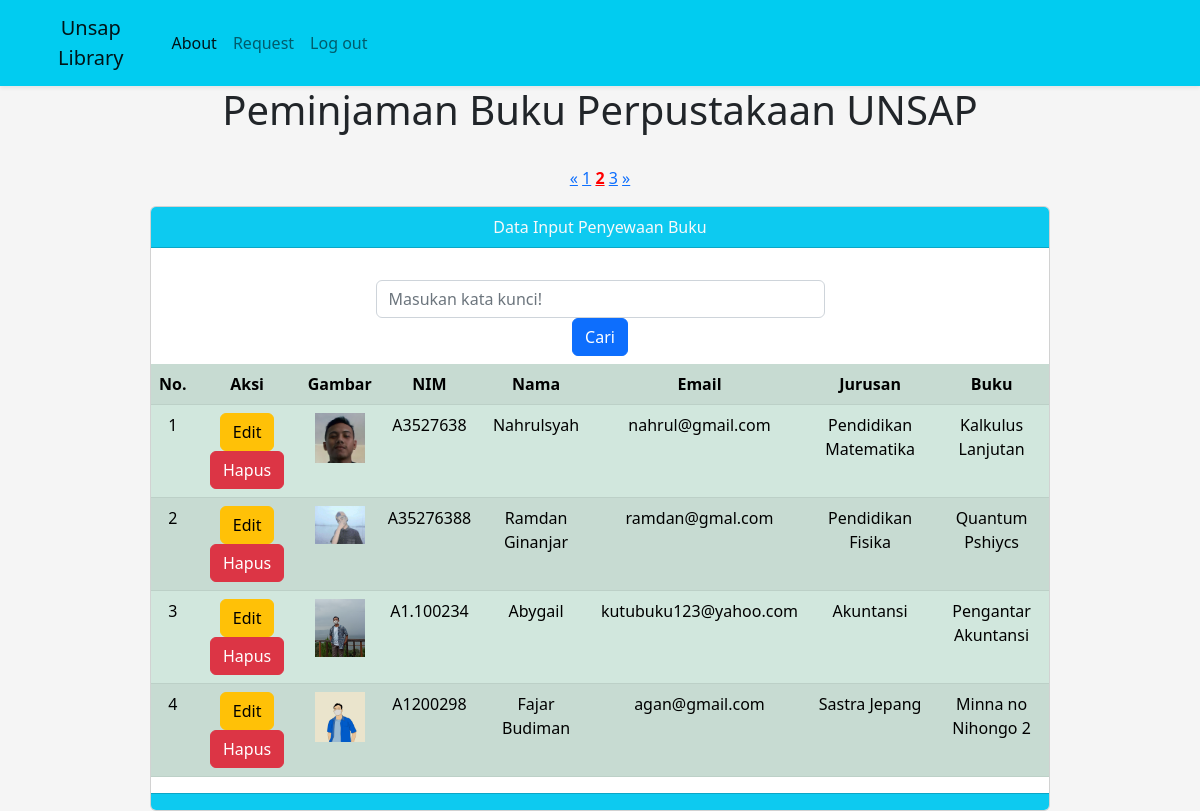
The page /index.php?halaman=2 (signed in) on the database its author committed.
### tables this page shows
CREATE TABLE `mahasiswa` (
  `id` int(11) NOT NULL,
  `nama` varchar(200) NOT NULL,
  `nim` char(9) NOT NULL,
  `email` varchar(100) NOT NULL,
  `jurusan` varchar(100) NOT NULL,
  `gambar` varchar(100) NOT NULL,
  `buku` varchar(30) NOT NULL
);

### function.php (called while the page is built, shortened)
<?php
$conn = mysqli_connect("localhost", "root", "", "phpdasar1");
function query($query) {
	global $conn;
	$result = mysqli_query($conn, $query);
	$rows = [];
	while ( $row = mysqli_fetch_assoc($result) ) {
		$rows[] = $row;
	}
	return $rows;
}
?>

### index.php (the view, shortened to what this page needs)
<?php
require  'function.php';
$jumlahDataPerhalaman = 4;
$jumlahData = count(query("SELECT * FROM mahasiswa"));
$jumlahHalaman = ceil($jumlahData / $jumlahDataPerhalaman);
$halamanAktif = ( isset($_GET["halaman"]) ) ? $_GET["halaman"] : 1;
$awalData = ( $jumlahDataPerhalaman * $halamanAktif) - $jumlahDataPerhalaman;
$mahasiswa = query("SELECT * FROM mahasiswa LIMIT $awalData, $jumlahDataPerhalaman");
?>
<!DOCTYPE html>
<html lang="en">
  <head>
    <link rel="stylesheet" href="https://cdn.jsdelivr.net/npm/bootstrap@5.2.0-beta1/dist/css/bootstrap.rtl.min.css">
	<link rel="stylesheet" href="style.css" />
</head>
<body class="text-center">
 <nav class="navbar navbar-expand-lg shadow-sm" style="background-color: rgb(1, 204, 240)">
      <div class="container">
        <a class="navbar-brand" href="index.php"
          >Unsap <br />
          Library</a>
        <div class="collapse navbar-collapse" id="navbarNav">
          <ul class="navbar-nav">
            <li class="nav-item">
              <a class="nav-link active" aria-current="page" href="about.php">About</a>
            </li>
            <li class="nav-item">
              <a class="nav-link" href="tambah.php">Request</a>
            </li>
            <li class="nav-item">
              <a class="nav-link" href="logout.php">Log out</a>
            </li>
          </ul>
        </div>
      </div>
    </nav>
<h1>Peminjaman Buku Perpustakaan UNSAP</h1>
<br>
<?php if( $halamanAktif > 1) : ?>
	<a href="?halaman=<?= $halamanAktif - 1;  ?>">&laquo;</a>
<?php endif; ?>
<?php for( $i = 1; $i <= $jumlahHalaman; $i++ ) : ?>
	<?php if( $i == $halamanAktif ) : ?>
		<a href="?halaman=<?= $i;  ?>" style="font-weight: bold; color: red;"><?= $i; ?></a>
	<?php else : ?>
		<a href="?halaman=<?= $i;  ?>"><?= $i; ?></a>
	<?php endif; ?>
<?php endfor; ?>
<?php if( $halamanAktif < $jumlahHalaman ) : ?>
	<a href="?halaman=<?= $halamanAktif + 1;  ?>">&raquo;</a>
<?php endif; ?>
<div class="col-md-9 mx-auto">
        <div class="card mt-3">
            <div class="card-header bg-info text-light">Data Input Penyewaan Buku</div>
                <div class="card-body bg-rgb(202, 209, 208)"></div>
                  <div class="col-md-6 mx-auto">
                      <form method="post">
                          <div class="input-grup mb-2">
                              <input type="text" name="keyword" class="form-control" placeholder="Masukan kata kunci!" autocomplete="off">
                            <button class="btn btn-primary mx-auto" name="cari" type="submit">Cari</button>
                          </div>
                      </form>
                  </div>
                    <table class="table table-success table-striped">
                      <tr>
                        <th>No.</th>
                        <th>Aksi</th>
                        <th>Gambar</th>
                        <th>NIM</th>
                        <th>Nama</th>
                        <th>Email</th>
                        <th>Jurusan</th>
                        <th>Buku</th>
                      </tr>
                      <?php $i = 1; ?>
                      <?php foreach( $mahasiswa as $row ) : ?>
                      <tr>
                        <td><?= $i; ?></td>
                        <td>
                          <a href="ubah.php?id=<?= $row["id"]; ?>" class="btn btn-warning">Edit</a>
                                          <a href="hapus.php?id=<?= $row["id"]; ?>" class="btn btn-danger" onclick="return confirm('Mou kimarimashita ka?');">Hapus</a>
                        </td>
                        <td><img src="pic/<?= $row["gambar"]; ?>" width="50"></td>
                        <td><?= $row["nim"]; ?></td>
                        <td><?= $row["nama"]; ?></td>
                        <td><?= $row["email"]; ?></td>
                        <td><?= $row["jurusan"]; ?></td>
                        <td><?= $row["buku"]; ?></td>
                      </tr>
                        <?php $i++; ?>
                        <?php endforeach; ?>
					          </table>
        		<div class="card-footer bg-info"></div>
                      </div>
    </div>
</body>
</html>

### index.php (style rules this page uses)
body { min-height: 100%; background-color: #f5f5f5; }

### rows shown on the page
mahasiswa: gambar (picture), nim "A3527638", nama "Nahrulsyah", email "nahrul@gmail.com", jurusan "Pendidikan Matematika", buku "Kalkulus Lanjutan"
mahasiswa: gambar (picture), nim "A35276388", nama "Ramdan Ginanjar", email "ramdan@gmal.com", jurusan "Pendidikan Fisika", buku "Quantum Pshiycs"
mahasiswa: gambar (picture), nim "A1.100234", nama "Abygail", email "kutubuku123@yahoo.com", jurusan "Akuntansi", buku "Pengantar Akuntansi"
mahasiswa: gambar (picture), nim "A1200298", nama "Fajar Budiman", email "agan@gmail.com", jurusan "Sastra Jepang", buku "Minna no Nihongo 2"
